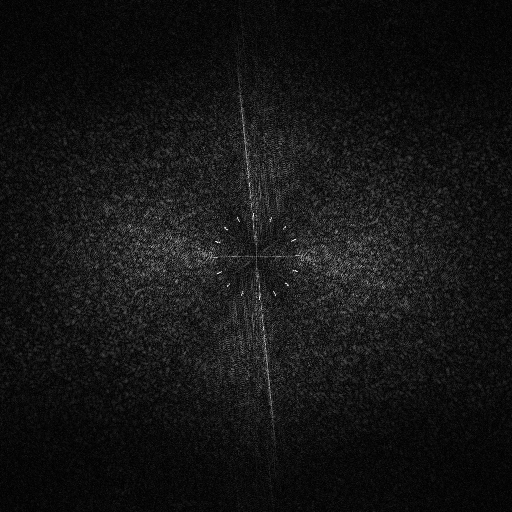
#> input picture fftimg.png, 512 x 512 px
$ python -i cwt_method.py   (imports and definitions only)
#> lines starting #> are read from the running program, lines starting #| are printed output that depends on the picture; long printed decimals are rounded
#> further down, picture is the input picture: shape (512, 512, 3); min 0, max 255, mean 20.5
"""
CWT Watermark Method - 基于DFT域的水印嵌入和提取
从 single_block.py 抽取核心功能，支持命令行操作

功能：
- encode: 将8字符字符串转换为64位二进制水印并嵌入图像
- decode: 从图像中提取水印并验证（需要提供原始消息作为GT）
"""

import numpy as np
import cv2
from scipy.signal import wiener
from scipy.fft import fft2, ifft2, fftshift, ifftshift
from typing import Tuple, Optional
from skimage.metrics import peak_signal_noise_ratio, structural_similarity
import argparse
import os
import sys


class CWTWatermark:
    """
    CWT Watermark System - 基于DFT域的水印系统
    支持64位水印的嵌入和提取
    """

    def __init__(self, block_size: int = 512):
        """
        初始化水印系统

        Args:
            block_size: 图像块大小，默认512x512
        """
        self.L1 = block_size  # 消息水印模板大小
        # self.R1 = np.array([132, 145, 159, 172])  # 嵌入半径
        self.R1 = np.array([25, 40, 55, 70])  # 【低频核心】小半径 = 频域中心低频
        self.k1 = 20000  # 消息水印嵌入幅度
        self.alpha = 0.35  # 嵌入强度因子
        self.gamma = 0.23  # JND参数
        self.k3 = 1.5  # 提取阈值参数

        # 5x5 Sobel算子
        self.sob1 = np.array([
            [-1, 0, 0, 0, 1],
            [-1, 0, 0, 0, 1],
            [-np.sqrt(2), 0, 0, 0, np.sqrt(2)],
            [-1, 0, 0, 0, 1],
            [-1, 0, 0, 0, 1]
        ])

        self.sob2 = np.array([
            [-1, -1, -np.sqrt(2), -1, -1],
            [0, 0, 0, 0, 0],
            [0, 0, 0, 0, 0],
            [0, 0, 0, 0, 0],
            [1, 1, np.sqrt(2), 1, 1]
        ])

        # 5x5加权低通滤波器
        self.h = np.array([
            [1, 1, 1, 1, 1],
            [1, 2, 2, 2, 1],
            [1, 2, 0, 2, 1],
            [1, 2, 2, 2, 1],
            [1, 1, 1, 1, 1]
        ]) / 32.0

    # [21 lines left out: function string_to_bits, not called in this run]

    def bits_to_string(self, bits: np.ndarray) -> str:
        """
        将64位二进制数组转换为8字符字符串

        Args:
            bits: 64位二进制数组

        Returns:
            message: 8字符的字符串
        """
        if len(bits) != 64:
            raise ValueError(f"Bits must be exactly 64 bits, got {len(bits)}")

        message = ""
        for i in range(8):
            # 每8位组成一个字符
            char_bits = bits[i*8:(i+1)*8]
            ascii_val = 0
            for j, bit in enumerate(char_bits):
                ascii_val = (ascii_val << 1) | int(bit)
            # 只取有效的ASCII字符（32-126可打印字符）
            if 32 <= ascii_val <= 126:
                message += chr(ascii_val)
            else:
                message += '?'  # 无效字符用?代替

        return message

    # [231 lines left out: functions generate_message_watermark_template, generate_message_watermark_template2, calculate_jnd, embed, not called in this run]

    def extract(self, watermarked_image: np.ndarray, gt_message: Optional[str] = None) -> Tuple[str, float, np.ndarray]:
        """
        从图像中提取水印（Y通道）

        Args:
            watermarked_image: 含水印图像（BGR，512x512）
            gt_message: 原始消息（用于计算准确率）

        Returns:
            extracted_message: 提取的消息字符串
            accuracy: 解码准确率（如果提供了GT消息）
            extracted_bits: 提取的64位二进制数组
        """
        print("Extracting watermark...")

        # 确保尺寸
        if watermarked_image.shape[:2] != (self.L1, self.L1):
            watermarked_image = cv2.resize(watermarked_image, (self.L1, self.L1))

        # 提取Y通道
        print(watermarked_image.shape)
#| (512, 512, 3)
        if len(watermarked_image.shape) == 3:
            watermarked_yuv = cv2.cvtColor(watermarked_image, cv2.COLOR_BGR2YUV)
#> watermarked_yuv: shape (512, 512, 3); mean of channels 0, 1, 2 20.5, 128, 128
            Ic = watermarked_yuv[:, :, 0].astype(np.float32)  # Y通道
        else:
            Ic = watermarked_image.astype(np.float32)

        # 使用Wiener滤波器
        I_estimated = wiener(Ic, mysize=(5, 5)).astype(np.float32)

        # 提取水印信号（残差）
        I_n = Ic - I_estimated
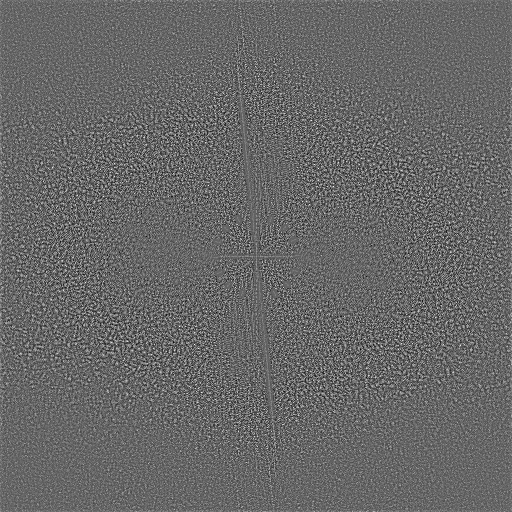
#> I_n: shape (512, 512) float32; min -29.64, max 43.18, mean 0; drawn with min black and max white
        # I_n=    Ic
        cv2.imwrite("extracted_luminance.png", I_n.astype(np.uint8))  # 保存提取的亮度图像以供调试
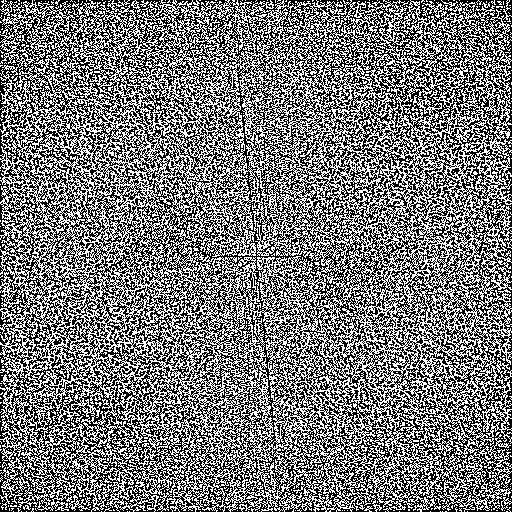
#> saved as extracted_luminance.png: shape (512, 512); min 0, max 255, mean 121.2

        # 计算DFT幅度谱
        dft_result = fft2(I_n)
        dft_mag = np.abs(fftshift(dft_result))
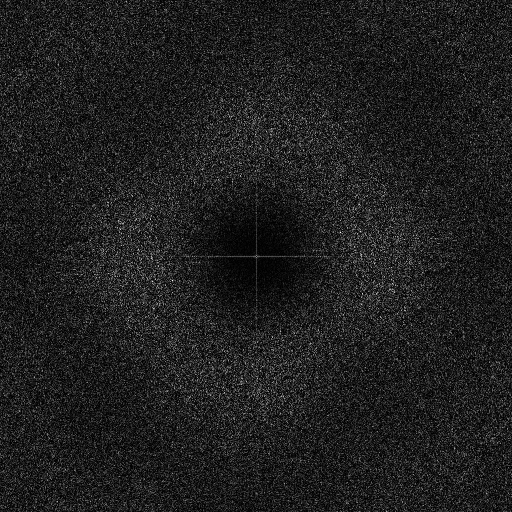
#> dft_mag: shape (512, 512) float32; min 0.907, max 23815.4, mean 2992.3; drawn with min black and max white
        cv2.imwrite("extracted_magnitude2.png", cv2.normalize(dft_mag, None, 0, 255, cv2.NORM_MINMAX).astype(np.uint8))  # 保存DFT幅度谱图像以供调试
        # 提取64位水印
        extracted_bits = self._extract_bits_from_dft2(dft_mag)
        print(f"Extracted bits: {extracted_bits}")
        # 转换为字符串
        extracted_message = self.bits_to_string(extracted_bits)

        # 计算准确率（如果提供了GT消息）
        accuracy = 0.0
        if gt_message is not None:
            if len(gt_message) != 8:
                print(f"Warning: GT message must be 8 characters, got {len(gt_message)}")
            else:
                gt_bits = self.string_to_bits(gt_message)
                if len(extracted_bits) == 64 and len(gt_bits) == 64:
                    correct = np.sum(gt_bits == extracted_bits)
                    accuracy = correct / 64.0
                    print(f"Extraction completed, Accuracy: {accuracy*100:.2f}% ({correct}/64)")
                else:
                    print("Warning: Bit count mismatch, cannot calculate accuracy")
        else:
            print(f"Extraction completed, Extracted message: '{extracted_message}'")

        return extracted_message, accuracy, extracted_bits

    # [59 lines left out: function _extract_bits_from_dft, not called in this run]

        # [22 lines of commented-out code are left out]
    def _extract_bits_from_dft2(self, dft_mag: np.ndarray) -> np.ndarray:
        """
        从DFT幅度谱中提取64位水印
        """
        center = self.L1 / 2
        l = 64  # 固定64位

        # 收集所有幅度值用于统计
        all_magnitudes_r = []

        for R in self.R1:
            all_magnitudes = []
            # for angle in np.linspace(0, np.pi, 360):
            for angle in np.linspace(0, np.pi, 360):
                r = int(R)
                ind=8
                for delta_r in range(-ind, ind + 1):
                    r= int(r + delta_r)
                    # for delta_theta in range(-5, 6):
                    # theta = angle + delta_theta * np.pi / 180
                    theta = angle
                    x = int(center + 1 + r * np.cos(theta))
                    y = int(center  + 1 + r* np.sin(theta))
                    if 0 <= x < self.L1 and 0 <= y < self.L1:
                        all_magnitudes.append(dft_mag[y, x])

            if not all_magnitudes:
                return np.zeros(64, dtype=np.int32)
            mu_T_r = np.mean(all_magnitudes)
            sigma_T_r = np.std(all_magnitudes)
            all_magnitudes_r.append((mu_T_r, sigma_T_r))
#> after the loop, all_magnitudes_r = [(1684.5, 2656.1), (870, 985.9), (1063, 991.7), (1692, 1488.8)]

        # [10 lines of commented-out code are left out]
        threshold_r=[]
        for mu_T_r, sigma_T_r in all_magnitudes_r:
            threshold_r.append(mu_T_r + self.k3 * sigma_T_r)
#> this loop made 4 passes
#> after the loop, threshold_r = [5668.6, 2348.8, 2550.5, 3925.2]
        print(f"Calculated threshold parameters for each radius: {threshold_r}")
#| Calculated threshold parameters for each radius: [5668.624, 2348.753, 2550.501, 3925.245]
        # threshold = (mu_T + self.k3 * sigma_T)

        # 提取64位水印
        bits = []
        search_angle_range = 0.06  # 搜索的角度弧度范围
        search_r_range =3     # 搜索的半径偏差范围

        for j in range(l):
            theta_base = j / l * np.pi
            R_base = self.R1[j % len(self.R1)]
            threshold= threshold_r[j % len(threshold_r)]
            max_v_j = 0
            ring_values = []
            # 在极坐标定义的“条带扇区”内寻找最大能量点
            # r 方向搜索
            for dr in range(-search_r_range, search_r_range + 1):
                curr_r = R_base + dr

                # theta 方向搜索（离散化采样点，确保覆盖整个条带）
                num_search_steps = 8
                for dt in np.linspace(-search_angle_range, search_angle_range, num_search_steps):
                    curr_theta = theta_base + dt

                    # 坐标转换
                    xi = int(np.round(center + curr_r * np.cos(curr_theta)))
                    yi = int(np.round(center + curr_r * np.sin(curr_theta)))

                    if 0 <= xi < self.L1 and 0 <= yi < self.L1:
                        # 这里的 dft_mag[yi, xi] 对应图像矩阵的 [行, 列]
                        max_v_j = max(max_v_j, dft_mag[yi, xi])
                        ring_values.append(dft_mag[yi, xi])
            mean_v_j = np.mean(ring_values) if ring_values else 0
            # print(f"Bit {j}: max_v_j={max_v_j:.2f}, mean_v_j={mean_v_j:.2f}, threshold={threshold:.2f}")
            # 决定位值（论文公式 26）
            bit = 1 if mean_v_j >= threshold else 0
            bits.append(bit)
#> this loop made 64 passes
#> (threshold, bit) on passes 1 to 12: (5668.6, 0), (2348.8, 1), (2550.5, 0), (3925.2, 0), (5668.6, 0), (2348.8, 0), (2550.5, 0), (3925.2, 0), (5668.6, 0), (2348.8, 0), (2550.5, 0), (3925.2, 0)
#> after the loop, bits = 64 values, max 1 at index 1, min 0 at index 0, mean 0.0312
        # [33 lines of commented-out code are left out]

        return bits

# [274 lines left out: functions batch_encode, batch_decode, main, not called in this run]


# [2 lines not run here, left out]

>>> import cv2
>>> picture = cv2.imread('fftimg.png')
>>> result = CWTWatermark().extract(picture)
#> in extract, `extracted_bits = self._extract_bits_from_dft2(dft_mag)`: extracted_bits has the same summary as bits in _extract_bits_from_dft2
#| Extracted bits: [0, 1, 0, 0, 0, 0, 0, 0, 0, 0, 0, 0, 0, 0, 0, 0, 0, 0, 0, 0, 0, 0, 0, 0, 0, 0, 0, 0, 0, 0, 0, 0, 0, 0, 0, 0, 0, 0, 0, 0, 0, 0, 0, 0, 0, 0, 0, 0, 0, 0, 0, 0, 0, 0, 0, 0, 0, 0, 0, 0, 0, 0, 1, 0]
#> the loop in bits_to_string, `for i in range(8):` made 8 passes
#> char_bits on passes 1 to 8: [0, 1, 0, 0, 0, 0, 0, 0], [0, 0, 0, 0, 0, 0, 0, 0], [0, 0, 0, 0, 0, 0, 0, 0], [0, 0, 0, 0, 0, 0, 0, 0], [0, 0, 0, 0, 0, 0, 0, 0], [0, 0, 0, 0, 0, 0, 0, 0], [0, 0, 0, 0, 0, 0, 0, 0], [0, 0, 0, 0, 0, 0, 1, 0]
#> after the loop in bits_to_string, `for i in range(8):`: message = '@???????'
#| Extraction completed, Extracted message: '@???????'
